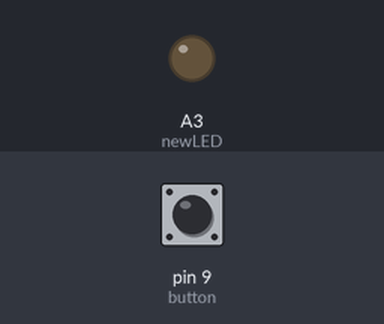
Recording of a sketch running on a simulated Arduino Uno, built with avr-gcc and run on an emulated ATmega328P. Shown: output pins drawn as LEDs (lit = HIGH). Dashed ring = blinking. The test bench sets the inputs (shaded band); at power-on: pin 9 (button) LOW.

Above: at 1.2 s.
1.3 s: pin 9 (button) pulled HIGH for 3.2 s
At 1.8 s:
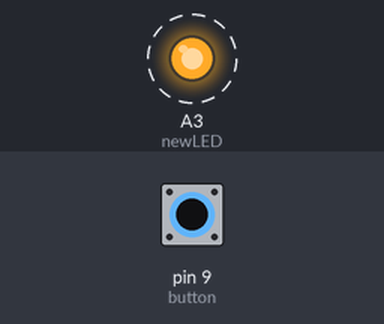
Timing chart, 0 to 5.8 s (numbered marks = the images above; inputs shaded):
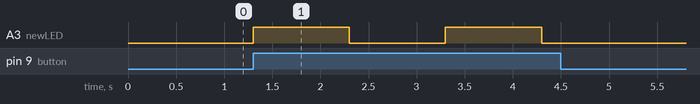

Measured:
- after the input at 1.3 s, A3 (newLED): alternates HIGH for 1.0 s and LOW for 1.0 s, 4 changes in all, then stays LOW, starting at once

The sketch:

HelloWorld.ino
```cpp
#define newLED A3
#define button 9

void setup() {
  // initialize the LED pin as an output:
  pinMode(newLED, OUTPUT);
  pinMode(button, INPUT);
}

void loop() {
    int pushButton = digitalRead(button);

    if(pushButton == HIGH){
      digitalWrite(newLED, HIGH);
      delay(1000);
      digitalWrite(newLED, LOW);
      delay(1000);
    }

}
```
